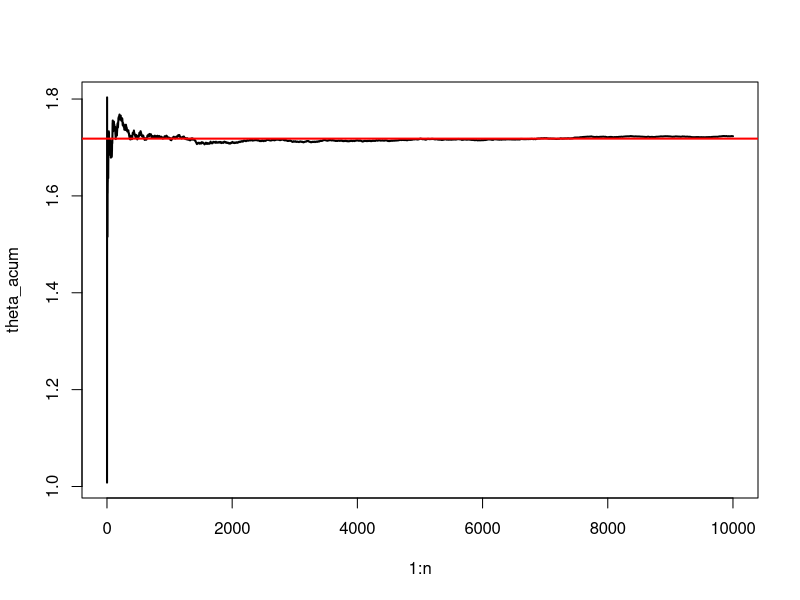
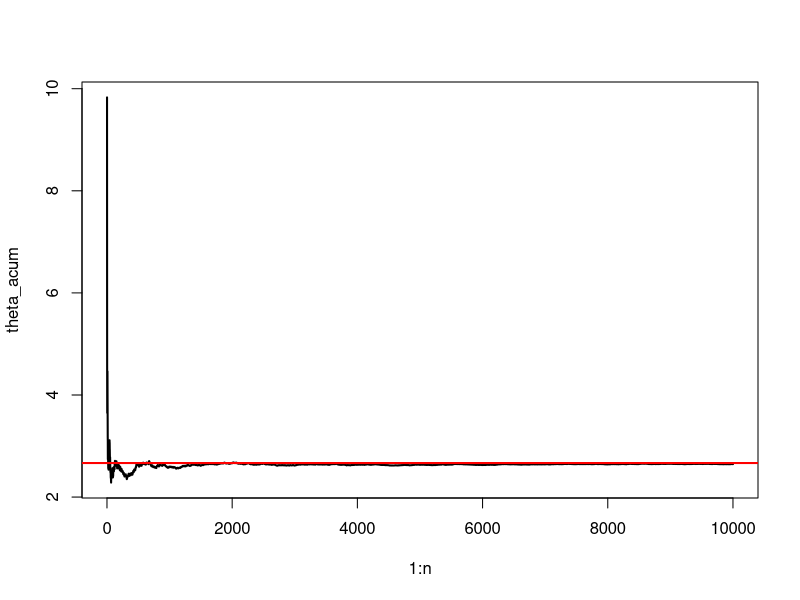
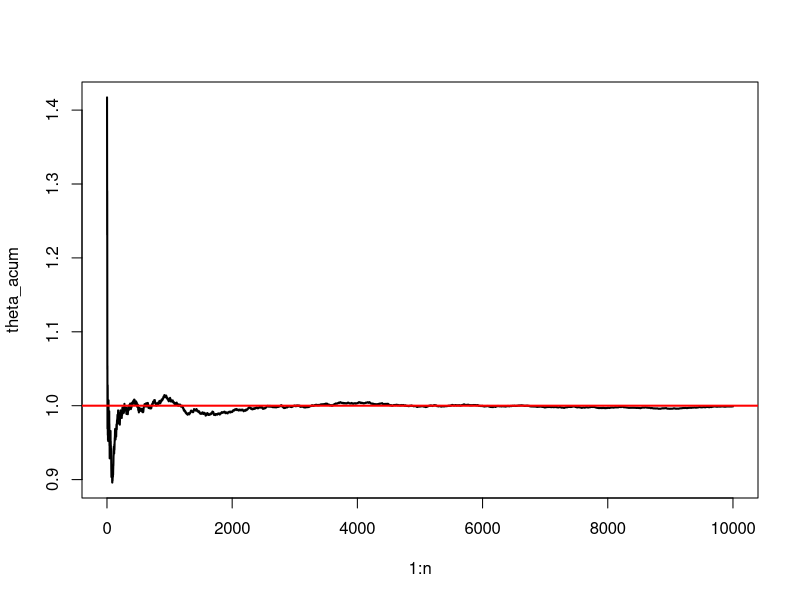
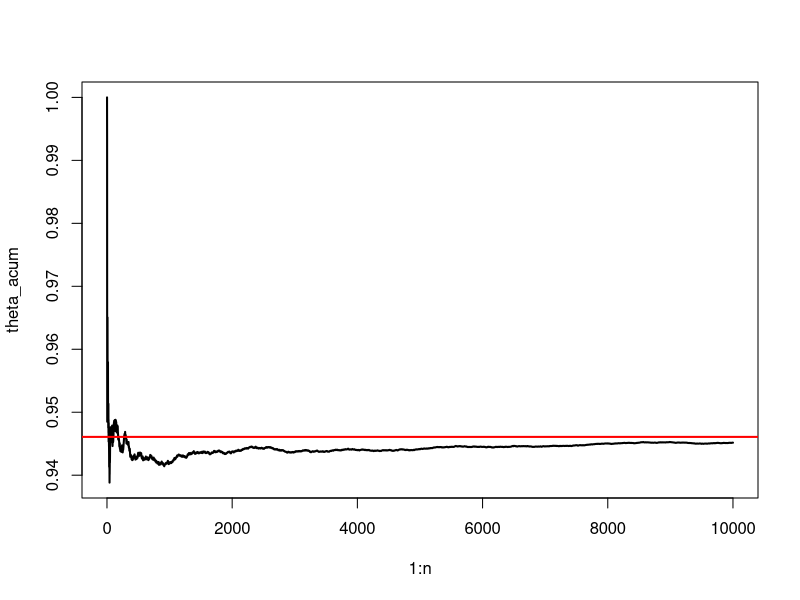
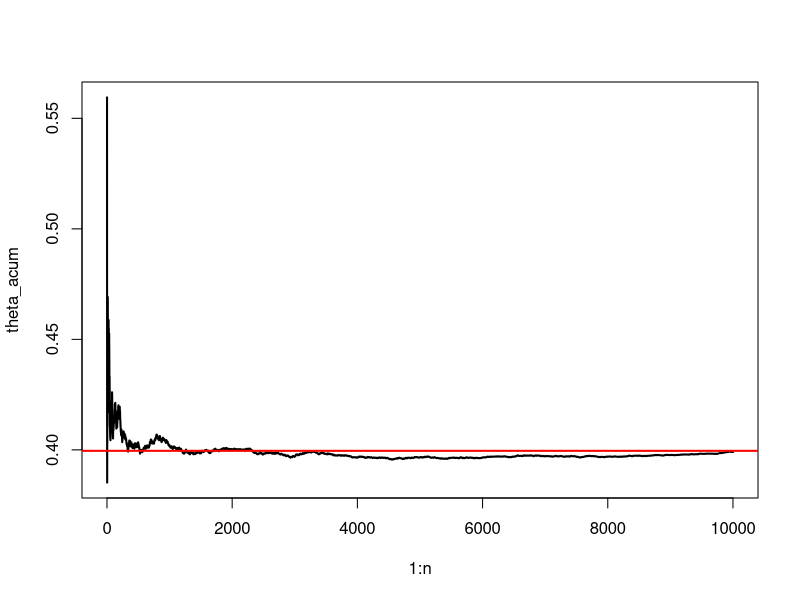

The R script that drew these images, in order: (Note: this script raises an error after producing the figures.)
# ------- Integral 1: Função Exponencial Simples ------- #
x = runif(10000)
theta_hat1 = mean(exp(x))

# Gráfico
n = 10000
y = exp(x)
theta_acum = cumsum(y) / seq_along(y)
theta_exact = 1.7182818

plot(x = 1:n, y = theta_acum, type = "l", lwd = 2)
abline(h = theta_exact, col = "red", lwd = 2)


# ------- Integral 2: Função Polinomial ------- #
func = function(x) x^3 - 2 * x^2 + 3 * x - 1
x = runif(10000, min = 0, max = 2)
theta_hat2 = 2 * mean(func(x))

# Gráfico
n = 10000
y = func(x)
theta_acum = 2 * cumsum(y) / seq_along(y)
theta_exact = 2.666666667

plot(x = 1:n, y = theta_acum, type = "l", lwd = 2)
abline(h = theta_exact, col = "red", lwd = 2)

# ------- Integral 3: Função Trigonométrica ------- #
x = runif(10000, min = 0, max = pi/2)
theta_hat3 = pi/2 * mean(sin(x))

# Gráfico
n = 10000
y = sin(x)
theta_acum = pi/2 * cumsum(y) / seq_along(y)
theta_exact = 1

plot(x = 1:n, y = theta_acum, type = "l", lwd = 2)
abline(h = theta_exact, col = "red", lwd = 2)

# -------  Integral 4: Função com Singularidade Evitável ------- #
x = runif(10000)
theta_hat4 = mean(sin(x)/x)

# Gráfico
n = 10000
y = sin(x)/x
theta_acum = cumsum(y) / seq_along(y)
theta_exact = 0.9460830704

plot(x = 1:n, y = theta_acum, type = "l", lwd = 2)
abline(h = theta_exact, col = "red", lwd = 2)

# -------  Integral 5: Integral Dupla (2D) ------- #
x = runif(10000)
y = runif(10000)
theta_hat5 = mean( exp(-(x+y)) )

# Gráfico
n = 10000
y = exp(-(x+y))
theta_acum = cumsum(y) / seq_along(y)
theta_exact = 0.3995764

plot(x = 1:n, y = theta_acum, type = "l", lwd = 2)
abline(h = theta_exact, col = "red", lwd = 2)

# -------  Integral 6: Área de um Círculo ------- #
n = 10000
x = runif(10000, min = -1, max = 1)
y = runif(10000, min = -1, max = 1)
amostra_valida = ifelse(x^2 + y^2 <= 1, TRUE, FALSE)
m = sum(amostra_valida == TRUE)
theta_hat6 = 4 * m / n

# ------- Integral 7: Função com Cauda (Domínio Infinito) ------- #
func = function(U) -log(U)
U = runif(10000)
x = func(U)
theta_hat7 = mean( exp(-x) / exp(-x) )

# ------- Integral 8: Função Oscilatória ------- #
x = runif(10000, min = 0, max = 2 * pi)
theta_hat8 = 2 * pi * mean(sin(x)^2)

# ------- Integral 9: Integral em Domínio Não Retangular ------- #
x = runif(10000)
y = runif(10000)
indicadora = ifelse(y <= x, 1, 0)
theta_hat9 = mean( exp(y) * indicadora ) 

# Tabela com os resultados
result = data.frame(row.names = paste0("Estimador de θ", 1:9),
                    Values = c(theta_hat1,
                                theta_hat2,
                                theta_hat3,
                                theta_hat4,
                                theta_hat5,
                                theta_hat6,
                                theta_hat7,
                                theta_hat8,
                                theta_hat9))

kable(result)


####################################################################

# ------- Integral 1: Raiz Quadrada ------- #
n             <- 10000
X             <- runif(n)

hX            <- sqrt(X)

theta_hat     <- mean(hX)          # Estimador Monte Carlo
sigma2_hat    <- var(hX)           # Variância amostral de h(X)
var_theta_hat <- sigma2_hat / n    # Variância do estimador Monte Carlo

# Comparação dos Resultados
resultados    <- data.frame(row.names = c("Estimativa Monte Carlo de θ",
                                          "Estimativa da variância do estimador Monte Carlo de θ",
                                          "Valor exato da integral"),
                            Valor = c(round(theta_hat, 6),
                                      round(var_theta_hat, 6),
                                      round(0.6666667, 6)))
kable(resultados, align = 'c')

# ------- Integral 2: Função Exponencial ------- #
n             <- 10000
X             <- runif(n)

hX            <- exp(X)

theta_hat     <- mean(hX)          # Estimador Monte Carlo
sigma2_hat    <- var(hX)           # Variância amostral de h(X)
var_theta_hat <- sigma2_hat / n    # Variância do estimador Monte Carlo

# Comparação dos Resultados
resultados    <- data.frame(row.names = c("Estimativa Monte Carlo de θ",
                                          "Estimativa da variância do estimador Monte Carlo de θ",
                                          "Valor exato da integral"),
                            Valor = c(round(theta_hat, 6),
                                      round(var_theta_hat, 6),
                                      round(1.7182818, 6)))
kable(resultados, align = 'c')

# ------- Integral 3: Função Trigonométrica ------- #
n             <- 10000
X             <- runif(n, min = 0, max = pi/2)

hX            <- cos(X)

theta_hat     <- pi/2 * mean(hX)          # Estimador Monte Carlo
sigma2_hat    <- pi/2 * var(hX)           # Variância amostral de h(X)
var_theta_hat <- sigma2_hat / n    # Variância do estimador Monte Carlo

# Comparação dos Resultados
resultados    <- data.frame(row.names = c("Estimativa Monte Carlo de θ",
                                          "Estimativa da variância do estimador Monte Carlo de θ",
                                          "Valor exato da integral"),
                            Valor = c(round(theta_hat, 6),
                                      round(var_theta_hat, 6),
                                      round(1, 6)))
kable(resultados, align = 'c')

# ------- Integral 4: Função Logarítmica ------- #
n             <- 10000
X             <- runif(n, min = 1, max = exp(1))

hX            <- 1/X

theta_hat     <- (exp(1) - 1) * mean(hX)          # Estimador Monte Carlo
sigma2_hat    <-(exp(1) - 1) * var(hX)           # Variância amostral de h(X)
var_theta_hat <- sigma2_hat / n    # Variância do estimador Monte Carlo

# Comparação dos Resultados
resultados    <- data.frame(row.names = c("Estimativa Monte Carlo de θ",
                                          "Estimativa da variância do estimador Monte Carlo de θ",
                                          "Valor exato da integral"),
                            Valor = c(round(theta_hat, 6),
                                      round(var_theta_hat, 6),
                                      round(1, 6)))
kable(resultados, align = 'c')

# ------- Integral 5: Integral Dupla (2D) ------- #
n             <- 10000
X             <- runif(n)
Y             <- runif(n)

hX            <- X^2 + Y^2

theta_hat     <- mean(hX)          # Estimador Monte Carlo
sigma2_hat    <- var(hX)           # Variância amostral de h(X)
var_theta_hat <- sigma2_hat / n    # Variância do estimador Monte Carlo

# Comparação dos Resultados
resultados    <- data.frame(row.names = c("Estimativa Monte Carlo de θ",
                                          "Estimativa da variância do estimador Monte Carlo de θ",
                                          "Valor exato da integral"),
                            Valor = c(round(theta_hat, 6),
                                      round(var_theta_hat, 6),
                                      round(0.6666667, 6)))
kable(resultados, align = 'c')

# ------- Integral 6: Área de um Círculo ------- #
n             <- 10000
X             <- runif(n, min = -1, max = 1)
Y             <- runif(n, min = -1, max = 1)

hX            <- (X^2 + Y^2 <= 1)

theta_hat     <- 4 * mean(hX)          # Estimador Monte Carlo
sigma2_hat    <- 4 * var(hX)       # Variância amostral de h(X)
var_theta_hat <- sigma2_hat / n    # Variância do estimador Monte Carlo

# Comparação dos Resultados
resultados    <- data.frame(row.names = c("Estimativa Monte Carlo de θ",
                                          "Estimativa da variância do estimador Monte Carlo de θ",
                                          "Valor exato da integral"),
                            Valor = c(round(theta_hat, 6),
                                      round(var_theta_hat, 6),
                                      round(3.1415926536, 6)))
kable(resultados, align = 'c')
